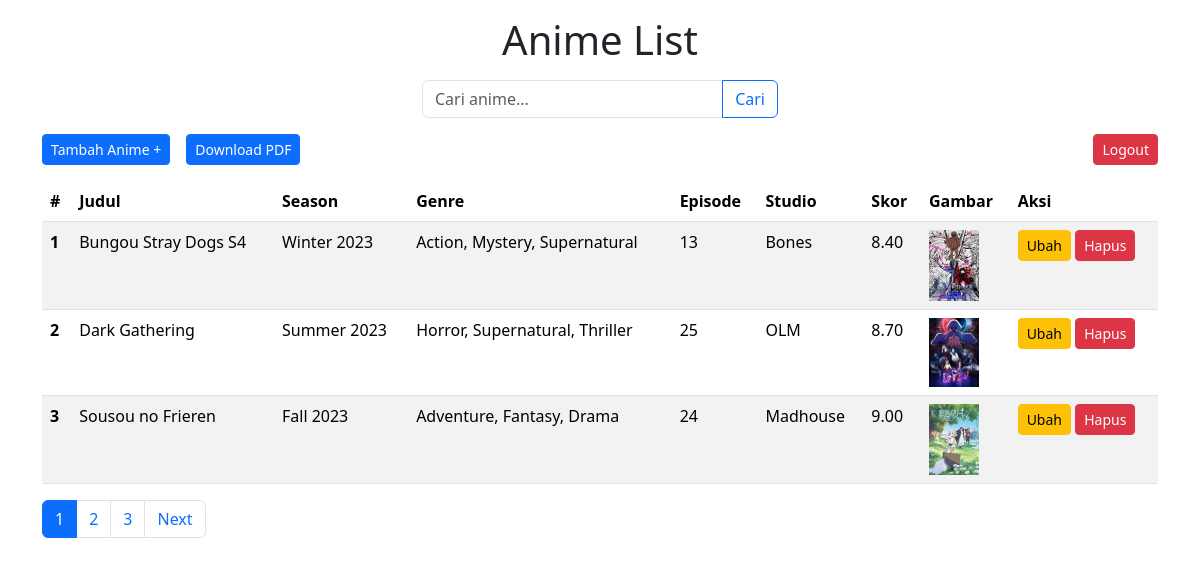
Page /index.php (signed in) on the committed database.
### tables this page shows
CREATE TABLE `anime_list` (
  `id` int NOT NULL,
  `judul` varchar(255) DEFAULT NULL,
  `season` varchar(255) DEFAULT NULL,
  `genre` json DEFAULT NULL,
  `episode` int DEFAULT NULL,
  `studio` varchar(255) DEFAULT NULL,
  `skor` decimal(3,2) DEFAULT NULL,
  `gambar` varchar(255) DEFAULT NULL
);

### functions.php (called while the page is built, shortened)
<?php
$conn = mysqli_connect("localhost", "root", "", "phpdasar");
function query($query)
{
  global $conn;
  $result = mysqli_query($conn, $query);
  $rows = [];
  while ($row = mysqli_fetch_assoc($result)) {
    $rows[] = $row;
  }
  return $rows;
}

### index.php (the view, shortened to what this page needs)
<?php
require 'functions.php';
$jmlDataPerHal = 3;
$keyword = '';
$animes = [];
if ($keyword) {
  $jmlData = count(query("SELECT * FROM anime_list
                            WHERE judul LIKE '%$keyword%' OR
                                  season LIKE '%$keyword%' OR
                                  LOWER(JSON_UNQUOTE(genre)) LIKE '%$keyword%' OR
                                  episode LIKE '%$keyword%' OR
                                  studio LIKE '%$keyword%' OR
                                  skor LIKE '%$keyword%'"));
} else {
  $jmlData = count(query("SELECT * FROM anime_list"));
}
$jmlHal = ceil($jmlData / $jmlDataPerHal);
$halAktif = isset($_GET["hal"]) ? $_GET["hal"] : 1;
$awalData = ($jmlDataPerHal * $halAktif) - $jmlDataPerHal;
if ($keyword) {
  $animes = cari($keyword, $awalData, $jmlDataPerHal);
} else {
  $animes = query("SELECT * FROM anime_list LIMIT $awalData, $jmlDataPerHal");
}
?>
<!doctype html>
<html lang="en">
<head>
  <link href="https://cdn.jsdelivr.net/npm/bootstrap@5.3.3/dist/css/bootstrap.min.css" rel="stylesheet">
</head>
<body>
  <div class="container">
    <h1 class="my-3 text-center">Anime List</h1>
    <div class="row">
      <div class="col-md-4 mx-auto">
        <form action="" method="post">
          <div class="input-group mb-3">
            <input type="text" class="form-control" name="keyword" placeholder="Cari anime..." autofocus value="<?= $keyword; ?>">
            <button class="btn btn-outline-primary" type="submit" name="cari">Cari</button>
          </div>
        </form>
      </div>
    </div>
    <div class="row">
      <div class="col">
        <div class="d-flex justify-content-start">
          <a href="tambah.php" class="btn btn-primary btn-sm mb-3">Tambah Anime +</a>
          <a href="cetak.php" class="btn btn-primary btn-sm mb-3 mx-3" target="_blank">Download PDF</a>
          <a href="logout.php?token=<?= md5($_SESSION['login']) ?>" class="btn btn-danger btn-sm mb-3 ms-auto">Logout</a>
        </div>
        <table class="table table-striped mx-auto">
          <thead>
            <tr>
              <th scope="col">#</th>
              <th scope="col">Judul</th>
              <th scope="col">Season</th>
              <th scope="col">Genre</th>
              <th scope="col">Episode</th>
              <th scope="col">Studio</th>
              <th scope="col">Skor</th>
              <th scope="col">Gambar</th>
              <th scope="col">Aksi</th>
            </tr>
          </thead>
          <tbody>
            <?php $i = 1 + $awalData; ?>
            <?php foreach ($animes as $anime) : ?>
              <tr>
                <th scope="row"><?= $i; ?></th>
                <td><?= $anime["judul"]; ?></td>
                <td><?= $anime["season"]; ?></td>
                <td>
                  <?php
                  $genres = json_decode($anime["genre"], true);
                  ?>
                  <?php if (is_array($genres)) : ?>
                    <?php
                    $genreList = "";
                    foreach ($genres as $key => $genre) {
                      $genreList .= $genre;
                      if ($key !== array_key_last($genres)) {
                        $genreList .= ", ";
                      }
                    }
                    echo $genreList;
                    ?>
                  <?php else : ?>
                    <?= $anime["genre"];
                    ?>
                  <?php endif; ?>
                </td>
                <td><?= $anime["episode"]; ?></td>
                <td><?= $anime["studio"]; ?></td>
                <td><?= $anime["skor"]; ?></td>
                <td>
                  <img src="img/<?= $anime["gambar"]; ?>" alt="" width="50">
                </td>
                <td>
                  <a href="ubah.php?id=<?= $anime["id"]; ?>" class="btn btn-warning btn-sm mb-3">Ubah</a>
                  <a href="hapus.php?id=<?= $anime["id"]; ?>" class="btn btn-danger btn-sm mb-3" onclick="return confirm('Yakin?')">Hapus</a>
                </td>
              </tr>
              <?php $i++; ?>
            <?php endforeach; ?>
          </tbody>
        </table>
      </div>
    </div>
    <div class="row">
      <div class="col">
        <nav aria-label="Page navigation example">
          <ul class="pagination">
            <?php for ($i = 1; $i <= $jmlHal; $i++) : ?>
              <?php if ($i == $halAktif) : ?>
                <li class="page-item"><a class="page-link page-item active" href="?hal=<?= $i; ?><?= $keyword ? '&keyword=' . $keyword : '' ?>"><?= $i; ?></a></li>
              <?php else: ?>
                <li class="page-item"><a class="page-link" href="?hal=<?= $i; ?><?= $keyword ? '&keyword=' . $keyword : '' ?>"><?= $i; ?></a></li>
              <?php endif; ?>
            <?php endfor; ?>
            <?php if ($halAktif < $jmlHal): ?>
              <li class="page-item"><a class="page-link" href="?hal=<?= $halAktif + 1; ?><?= $keyword ? '&keyword=' . $keyword : '' ?>">Next</a></li>
            <?php endif; ?>
          </ul>
        </nav>
      </div>
    </div>
  </div>
</body>
</html>

### rows in the picture
anime_list: judul "Bungou Stray Dogs S4", season "Winter 2023", genreList "Action, Mystery, Supernatural", episode "13", studio "Bones", skor "8.40", gambar (picture)
anime_list: judul "Dark Gathering", season "Summer 2023", genreList "Horror, Supernatural, Thriller", episode "25", studio "OLM", skor "8.70", gambar (picture)
anime_list: judul "Sousou no Frieren", season "Fall 2023", genreList "Adventure, Fantasy, Drama", episode "24", studio "Madhouse", skor "9.00", gambar (picture)
